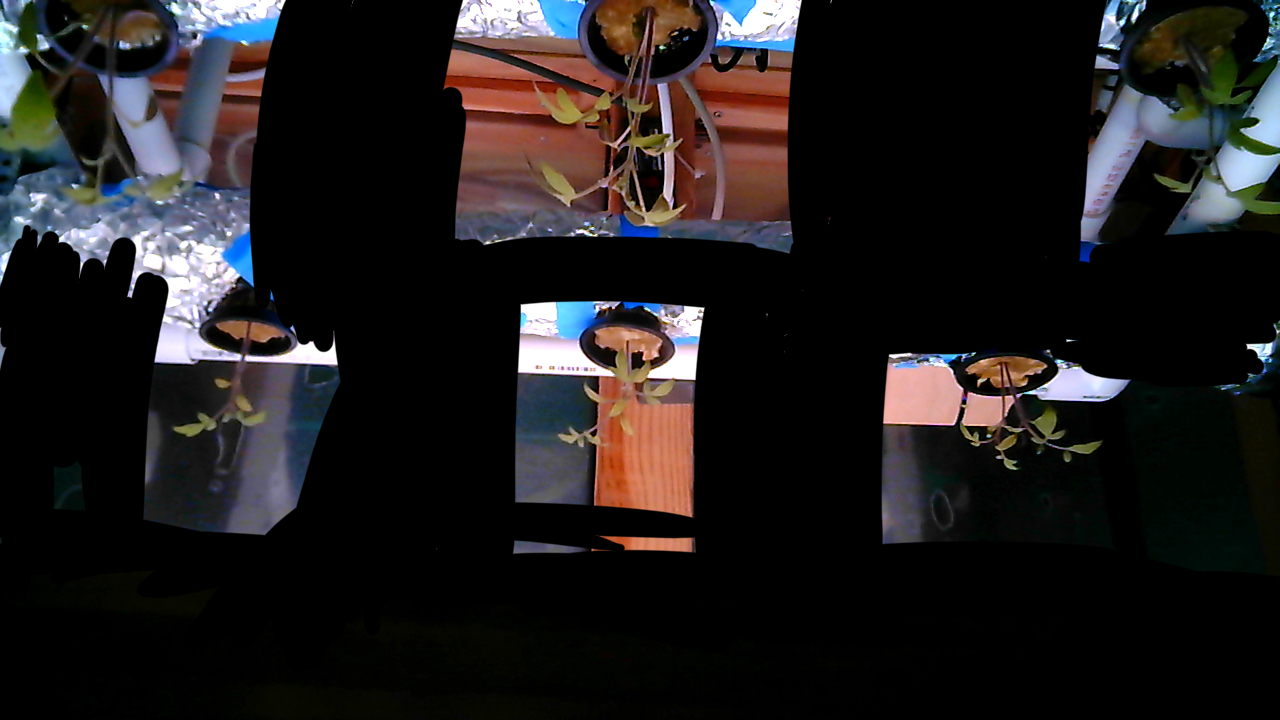
#> input picture PlantCV/image4.jpg, 1280 x 720 px
$ python ImageProcessing.py
#> lines starting #> are read from the running program, lines starting #| are printed output that depends on the picture; after the words box and inside, x2 and y2 are one past the last pixel; in counts of white or black regions, pixels touching at a corner belong together
# import cv2
# import numpy as np
#
# # Replace with the actual file path to your image
# image_path = "image4.jpg"  # Change this to your image file path
#
# # Load your image
# frame = cv2.imread(image_path)
#
# # Convert the image to grayscale
# gray = cv2.cvtColor(frame, cv2.COLOR_BGR2GRAY)
#
# # Threshold the image to create a binary mask for white pixels
# _, white_mask = cv2.threshold(gray, 200, 255, cv2.THRESH_BINARY)
#
# # Convert the white mask to the inverted mask (to exclude white pixels)
# white_mask_inv = cv2.bitwise_not(white_mask)
#
# # Convert the image to the HSV color space
# hsv_image = cv2.cvtColor(frame, cv2.COLOR_BGR2HSV)
#
# # Define lower and upper bounds for green in HSV
# lower_green = np.array([20, 20, 20])
# upper_green = np.array([35, 255, 255])
#
# # Create a mask for green pixels
# green_mask = cv2.inRange(hsv_image, lower_green, upper_green)
#
# # Apply the white mask to exclude white pixels
# green_mask = cv2.bitwise_and(green_mask, white_mask_inv)
#
# # Apply morphological operations to close gaps between leaves
# kernel_size = 15  # Increase this value for a larger kernel
# kernel = np.ones((kernel_size, kernel_size), np.uint8)
# closed_mask = cv2.morphologyEx(green_mask, cv2.MORPH_CLOSE, kernel)
#
# # Find contours in the binary mask
# contours, _ = cv2.findContours(closed_mask, cv2.RETR_EXTERNAL, cv2.CHAIN_APPROX_SIMPLE)
#
# # Initialize a list to store plant areas and centroids
# plant_areas = []
# plant_centroids = []
#
# # Define a minimum distance for merging contours (adjust as needed)
# min_distance = 250
#
#
# # Function to calculate the distance between two centroids
# def centroid_distance(c1, c2):
#     x1, y1 = c1
#     x2, y2 = c2
#     return np.sqrt((x1 - x2) ** 2 + (y1 - y2) ** 2)
#
#
# # Merge contours based on proximity
# for contour in contours:
#     area = cv2.contourArea(contour)
#
#     # Filter out small noise by setting a minimum area threshold
#     if area > 1000:
#         # Calculate the centroid of the contour
#         M = cv2.moments(contour)
#         if M["m00"] > 0:
#             centroid_x = int(M["m10"] / M["m00"])
#             centroid_y = int(M["m01"] / M["m00"])
#             centroid = (centroid_x, centroid_y)
#
#             # Check if the contour is close to an existing plant
#             merged = False
#             for i, (existing_centroid, existing_area) in enumerate(zip(plant_centroids, plant_areas)):
#                 if centroid_distance(centroid, existing_centroid) < min_distance:
#                     # Merge the contour into the existing plant
#                     plant_areas[i] += area
#                     merged = True
#                     break
#
#             if not merged:
#                 # Create a new plant
#                 plant_areas.append(area)
#                 plant_centroids.append(centroid)
#
# # ...[previous code]...
#
# # Sort plant_centroids and plant_areas based on y-coordinates and then x-coordinates
# sorted_indices = sorted(range(len(plant_centroids)), key=lambda k: (plant_centroids[k][1], plant_centroids[k][0]))
# sorted_plant_centroids = [plant_centroids[i] for i in sorted_indices]
# sorted_plant_areas = [plant_areas[i] for i in sorted_indices]
#
# # Print the areas in order
# for idx, area in enumerate(sorted_plant_areas):
#     print(f"Area {idx+1}: {area} pixels")
#
# # ...[remaining code]...
#
#
# # Draw the outlines of the merged plant contours on the original image
# outline_frame = frame.copy()
# for contour in contours:
#     cv2.drawContours(outline_frame, [contour], -1, (0, 255, 0), 2)
#
# # Display the result (outlines of the merged plant contours)
# cv2.imshow("Plant Leaves Detection", outline_frame)
#
# cv2.waitKey(0)
# cv2.destroyAllWindows()


import cv2
import numpy as np

# Replace with the actual file path to your image
image_path = "image4.jpg"
##If you are using raspberry pi use this
##cam = cv2.VideoCapture(0)

# Load your image
frame = cv2.imread(image_path)
#> frame is the input picture: shape (720, 1280, 3); mean B, G, R 29.2, 28.8, 31.7

# #Use this for raspbery pi
# frame = cam.read()

# Convert the image to grayscale
gray = cv2.cvtColor(frame, cv2.COLOR_BGR2GRAY)

# Define your boxes with top-left and bottom-right coordinates
boxes = [
    ((0, 0), (260, 260)),
    ((500, 50), (740, 260)),
    ((1100, 23), (1279, 250)),
    ((150, 352), (303, 481)),
    ((528, 348), (697, 502)),
    ((921, 387), (1129, 538))
]

# Create a black mask of the same size as the frame
combined_mask = np.zeros_like(gray)

# Set the regions for each box as white (255) in the combined mask
for box in boxes:
    top_left, bottom_right = box
    combined_mask[top_left[1]:bottom_right[1], top_left[0]:bottom_right[0]] = 255

# Apply the combined mask to the gray image
gray = cv2.bitwise_and(gray, gray, mask=combined_mask)

# Threshold the image to create a binary mask for white pixels
_, white_mask = cv2.threshold(gray, 200, 255, cv2.THRESH_BINARY)
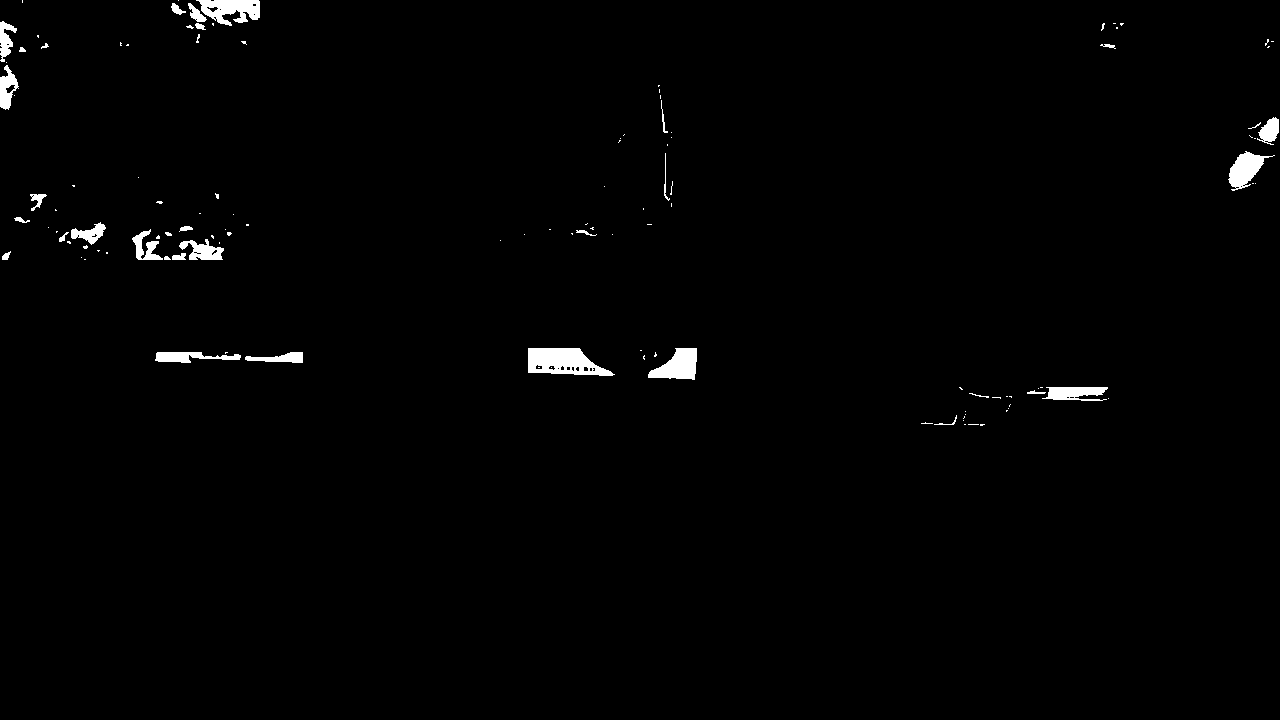
#> white_mask: shape (720, 1280); 1.1% white; 122 white regions (89 under 20 px), largest, box (x1, y1, x2, y2) and area: (528, 348, 615, 376) 1630, (196, 0, 260, 26) 1037, (648, 348, 697, 380) 1008

# Convert the white mask to the inverted mask (to exclude white pixels)
white_mask_inv = cv2.bitwise_not(white_mask)

# Convert the image to the HSV color space
hsv_image = cv2.cvtColor(frame, cv2.COLOR_BGR2HSV)
#> hsv_image: shape (720, 1280, 3); mean H, S, V 26.4, 55.8, 37.6

# Define lower and upper bounds for green in HSV
lower_green = np.array([20, 20, 20])
upper_green = np.array([35, 255, 255])

# Create a mask for green pixels
green_mask = cv2.inRange(hsv_image, lower_green, upper_green)
#> green_mask: shape (720, 1280); 1.7% white; 691 white regions (615 under 20 px), largest, box (x1, y1, x2, y2) and area: (1134, 7, 1247, 73) 3713, (62, 0, 125, 35) 838, (1030, 403, 1066, 444) 655

# Apply the white mask to exclude white pixels
green_mask = cv2.bitwise_and(green_mask, white_mask_inv)

# Apply morphological operations to close gaps between leaves
kernel_size = 15
kernel = np.ones((kernel_size, kernel_size), np.uint8)
closed_mask = cv2.morphologyEx(green_mask, cv2.MORPH_CLOSE, kernel)
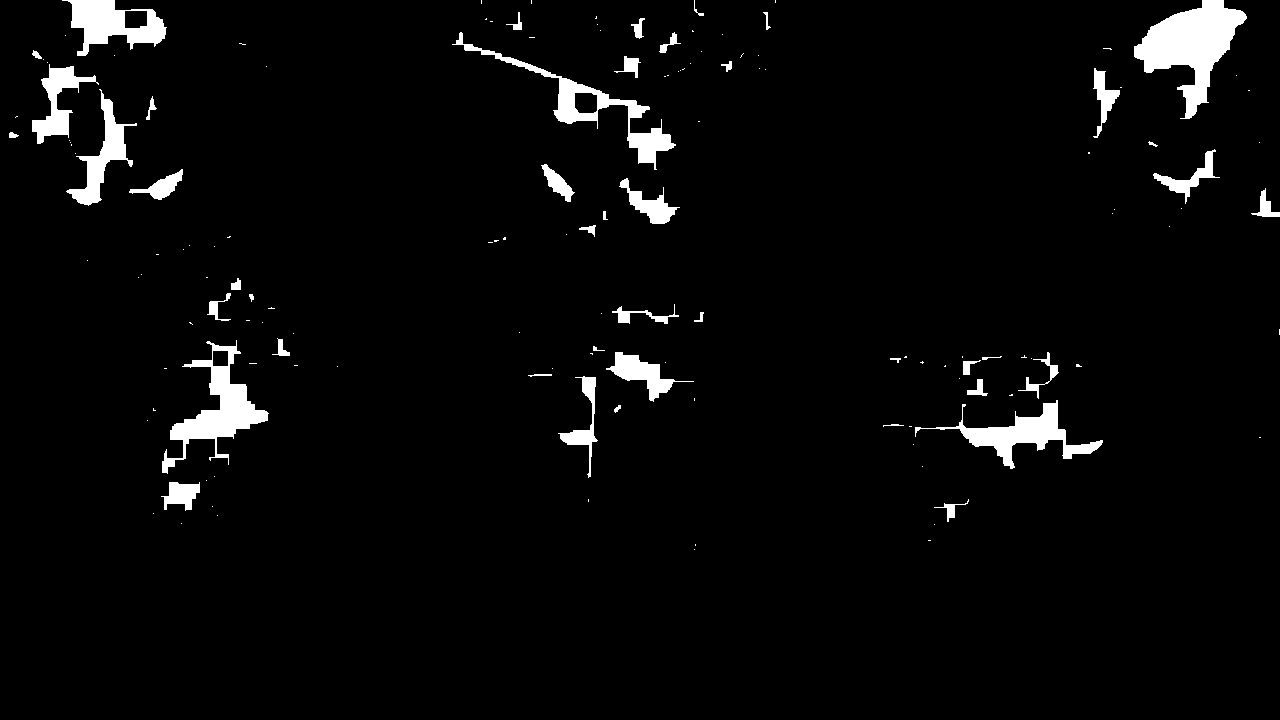
#> closed_mask: shape (720, 1280); 3.6% white; 144 white regions (99 under 20 px)

# Find contours
contours, _ = cv2.findContours(closed_mask, cv2.RETR_EXTERNAL, cv2.CHAIN_APPROX_SIMPLE)
#> contours = 144 contours, 108 with area under 20; largest, box (x1, y1, x2, y2) and area: (1134, 0, 1247, 119) 5718, (162, 340, 269, 474) 3954, (452, 32, 676, 170) 3406, (62, 0, 167, 56) 3102, (915, 400, 1103, 469) 2939

# Variables for storing plant areas and centroids
plant_areas = []
plant_centroids = []

min_distance = 250

def centroid_distance(c1, c2):
    return np.sqrt((c1[0] - c2[0]) ** 2 + (c1[1] - c2[1]) ** 2)

# Merge contours
for contour in contours:
    area = cv2.contourArea(contour)
    if area > 1000:
        M = cv2.moments(contour)
        if M["m00"] > 0:
            centroid = (int(M["m10"] / M["m00"]), int(M["m01"] / M["m00"]))
            merged = False
            for i, existing_centroid in enumerate(plant_centroids):
                if centroid_distance(centroid, existing_centroid) < min_distance:
                    plant_areas[i] += area
                    merged = True
                    break
            if not merged:
                plant_areas.append(area)
                plant_centroids.append(centroid)
#> this loop made 144 passes
#> (area, centroid) on passes 22, 47, 49, 100, 112, 129, 139, 144: (2939, (1024, 434)), (1275, (640, 373)), (3953.5, (218, 405)), (1955.5, (102, 156)), (1594.5, (56, 102)), (3406.5, (593, 108)), (5718, (1190, 44)), (3102, (114, 22))
#> after the loop, plant_areas = [2939, 1275, 3953.5, 6652, 3406.5, 5718]; plant_centroids = [(1024, 434), (640, 373), (218, 405), (102, 156), (593, 108), (1190, 44)]

# Sort plants
sorted_indices = sorted(range(len(plant_centroids)), key=lambda k: (plant_centroids[k][1], plant_centroids[k][0]))
#> sorted_indices = [5, 4, 3, 1, 2, 0]
sorted_plant_centroids = [plant_centroids[i] for i in sorted_indices]
#> sorted_plant_centroids = [(1190, 44), (593, 108), (102, 156), (640, 373), (218, 405), (1024, 434)]
sorted_plant_areas = [plant_areas[i] for i in sorted_indices]
#> sorted_plant_areas = [5718, 3406.5, 6652, 1275, 3953.5, 2939]

# Print areas
for idx, area in enumerate(sorted_plant_areas):
    print(f"Area {idx+1}: {area} pixels")
#> this loop made 6 passes
#> area on passes 1 to 6: 5718, 3406.5, 6652, 1275, 3953.5, 2939
#> (printed output is left out)

# Draw contours and boxes on the image
outline_frame = frame.copy()
for contour in contours:
    cv2.drawContours(outline_frame, [contour], -1, (0, 255, 0), 2)
#> this loop made 144 passes
#> contour on passes 1 to 8: [[694, 549]], [[695, 544], [695, 545]], [[928, 540], [930, 540]], [[934, 524]], [[181, 523]], [[217, 515]], [[153, 513]], [[212, 506]]
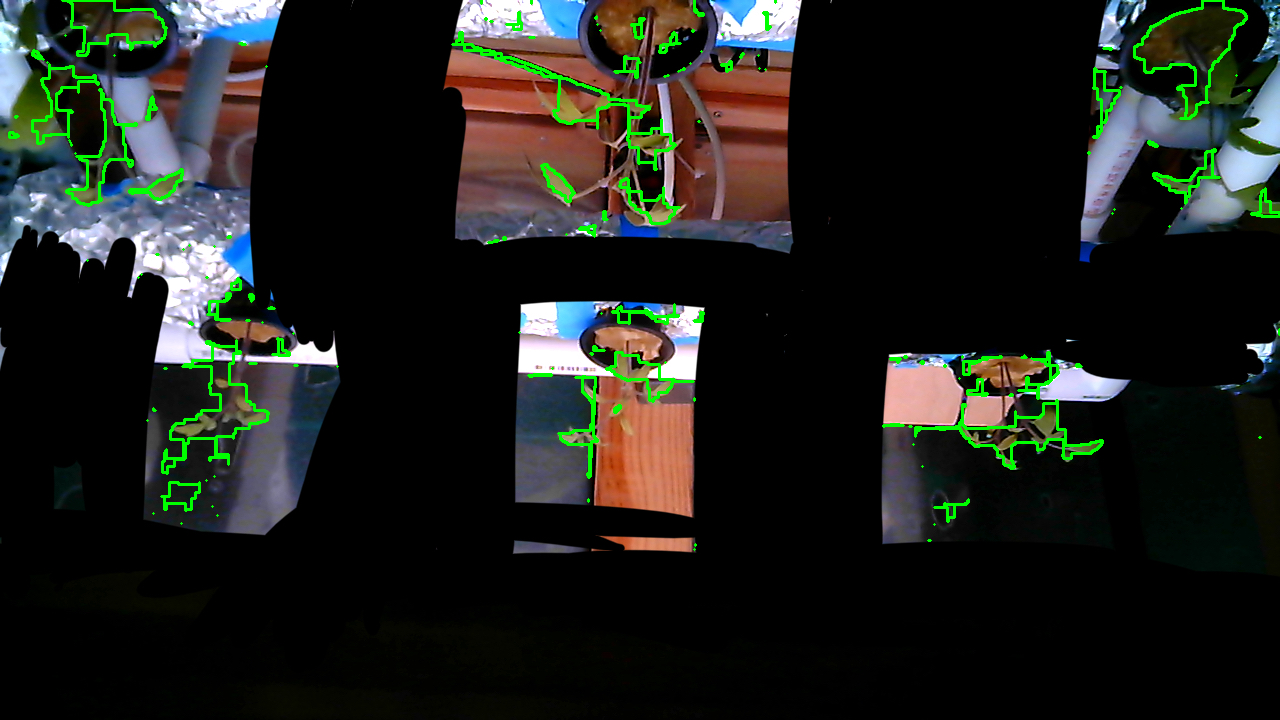
#> outline_frame: shape (720, 1280, 3); 2.24% of pixels changed, all inside (x1, y1, x2, y2) = (8, 0, 1280, 551)

for box in boxes:
    cv2.rectangle(outline_frame, box[0], box[1], (255, 0, 0), 2)  # Blue box for each region
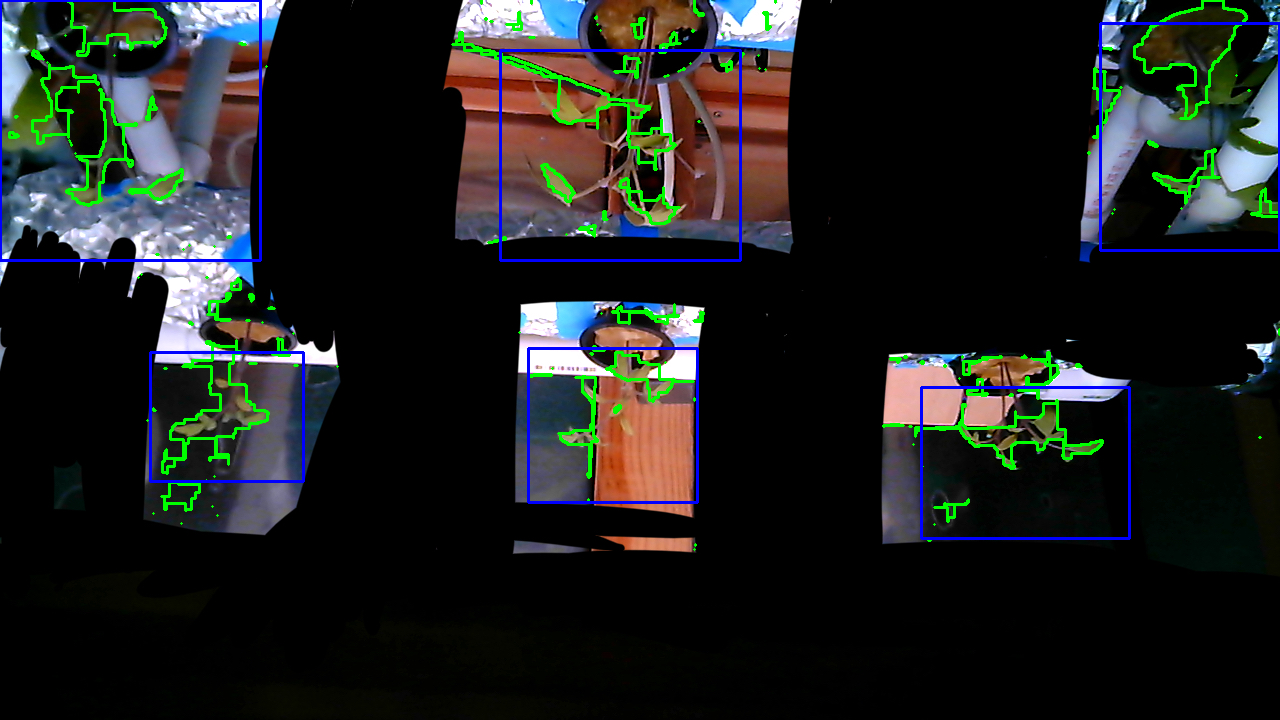
#> outline_frame: shape (720, 1280, 3); 1.44% of pixels changed, all inside (x1, y1, x2, y2) = (0, 0, 1280, 540)

# Display the result
cv2.imshow("Plant Leaves Detection", outline_frame)
cv2.waitKey(0)
cv2.destroyAllWindows()

$ run again, with PlantCV/image2.jpg copied over PlantCV/image4.jpg
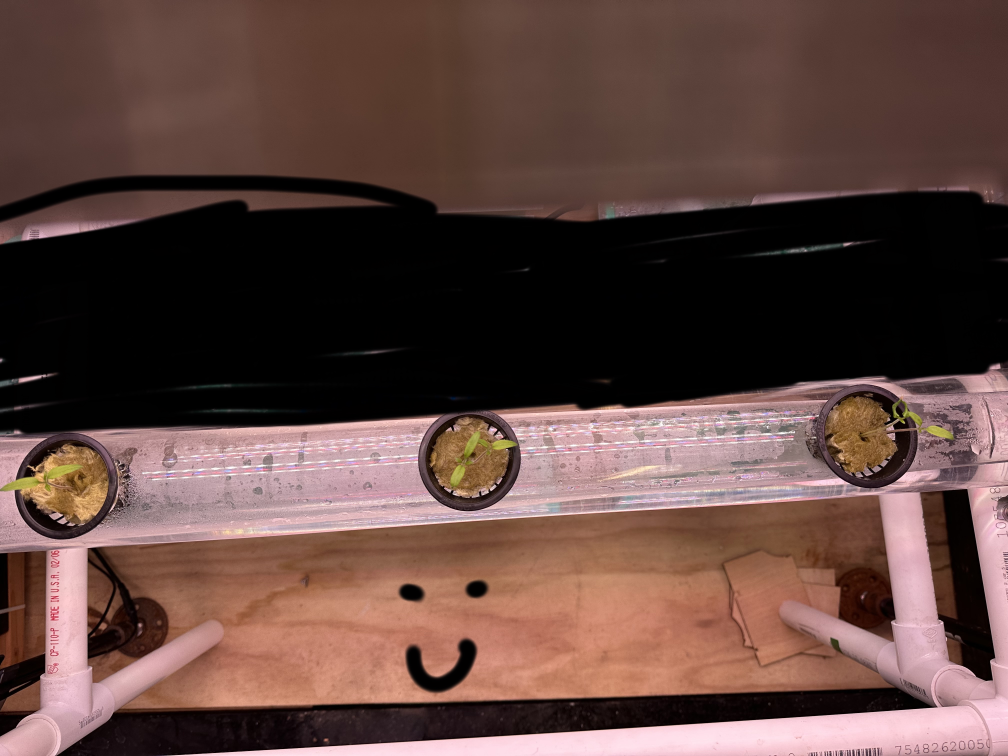
#> input picture PlantCV/image2.jpg, 4032 x 3024 px (shown at 1/4 size)
#> frame is the input picture: shape (3024, 4032, 3); mean B, G, R 64.3, 70.1, 96.1
#> `gray = cv2.cvtColor(frame, cv2.COLOR_BGR2GRAY)`:
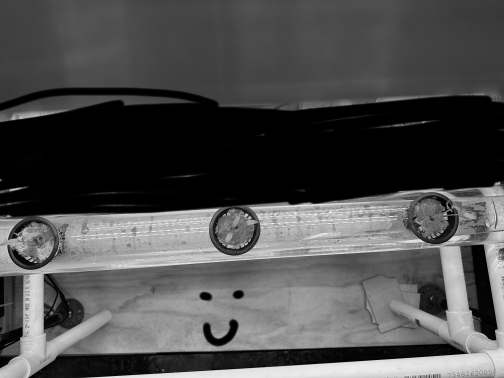
#> gray: shape (3024, 4032) (shown at 1/8 size); min 0, max 255, mean 77.2
#> white_mask: shape (3024, 4032); every value is 0
#> white_mask_inv: shape (3024, 4032); every value is 255
#> hsv_image: shape (3024, 4032, 3); mean H, S, V 41, 79.4, 96.1
#> `green_mask = cv2.inRange(hsv_image, lower_green, upper_green)`:
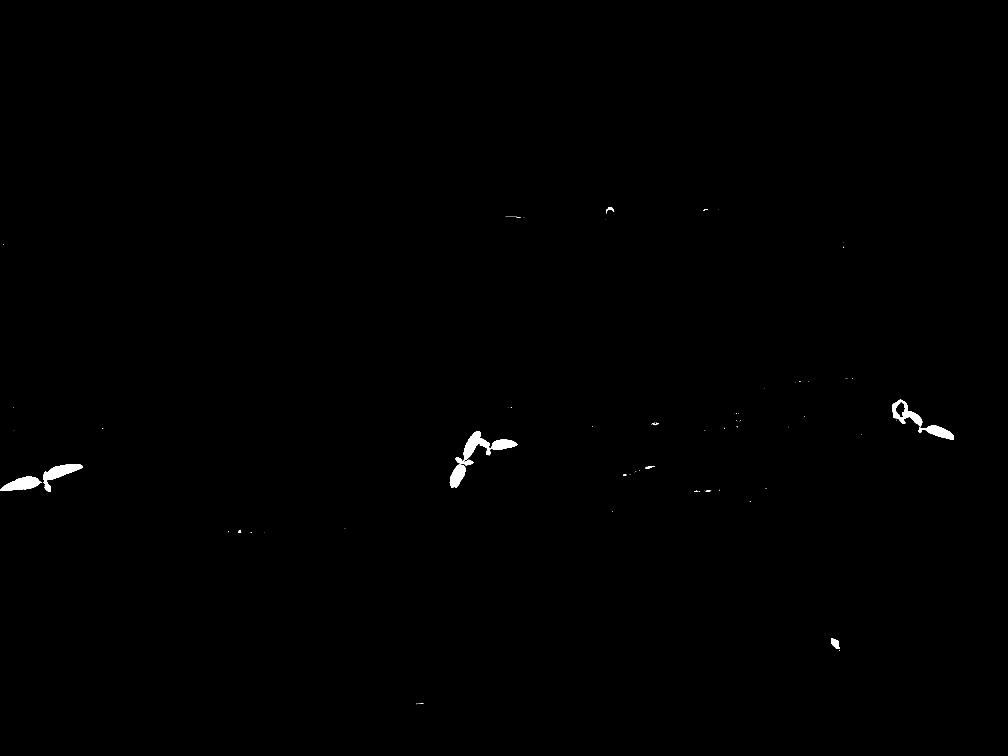
#> green_mask: shape (3024, 4032) (shown at 1/4 size); 0.29% white; 120 white regions (103 under 20 px), largest, box (x1, y1, x2, y2) and area: (1822, 1724, 1964, 1861) 6427, (173, 1856, 332, 1967) 6138, (0, 1905, 168, 1964) 5576
#> closed_mask: shape (3024, 4032); 0.31% white; 54 white regions (39 under 20 px)
#> contours = 54 contours, 42 with area under 20; largest, box (x1, y1, x2, y2) and area: (1799, 1724, 2069, 1952) 13838, (0, 1856, 332, 1967) 11540, (3568, 1598, 3815, 1760) 9769, (3324, 2554, 3360, 2602) 862, (2424, 829, 2457, 854) 210
#> the loop `for contour in contours:` made 54 passes
#> (area, centroid) on passes 21, 23, 39: (11540.5, (165, 1913)), (13838.5, (1902, 1819)), (9769, (3669, 1680))
#> after the loop `for contour in contours:`: plant_areas = [11540.5, 13838.5, 9769]; plant_centroids = [(165, 1913), (1902, 1819), (3669, 1680)]
#> sorted_indices = [2, 1, 0]
#> sorted_plant_centroids = [(3669, 1680), (1902, 1819), (165, 1913)]
#> sorted_plant_areas = [9769, 13838.5, 11540.5]
#> the loop `for idx, area in enumerate(sorted_plant_areas):` made 3 passes
#> area on passes 1 to 3: 9769, 13838.5, 11540.5
#> (printed output is left out)
#> the loop `for contour in contours:` made 54 passes
#> contour on passes 3, 5, 7, 8, 9, 12, 13: [[1057, 2128]], [[913, 2125], [912, 2126], [912, 2127], [913, 2128]], [[1377, 2112], [1383, 2112]], [[2449, 2044], [2449, 2045], [2450, 2044], [2451, 2044]], [[2999, 2007], [3003, 2007]], [[2877, 1959], [2877, 1960], [2876, 1961], [2877, 1961]], [[3063, 1952], [3063, 1953], [3064, 1952], [3065, 1952]]
